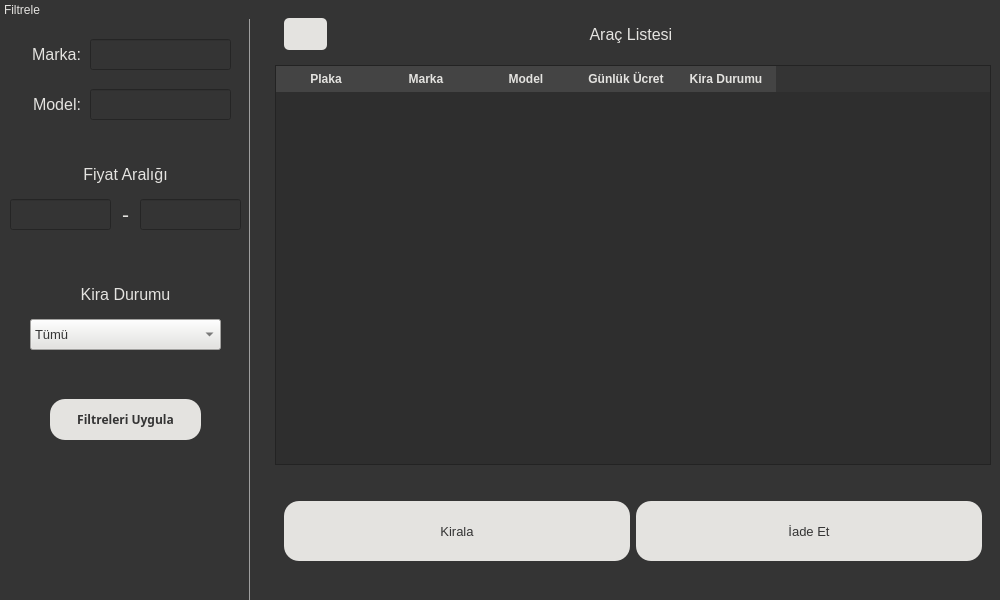
<?xml version="1.0" encoding="UTF-8"?>
<ui version="4.0">
 <class>MainWindow</class>
 <widget class="QMainWindow" name="MainWindow">
  <property name="geometry">
   <rect>
    <x>0</x>
    <y>0</y>
    <width>1000</width>
    <height>600</height>
   </rect>
  </property>
  <property name="minimumSize">
   <size>
    <width>1000</width>
    <height>600</height>
   </size>
  </property>
  <property name="maximumSize">
   <size>
    <width>1000</width>
    <height>600</height>
   </size>
  </property>
  <property name="windowTitle">
   <string>User Page</string>
  </property>
  <property name="styleSheet">
   <string notr="true">* {
    selection-background-color: #343434;   /* Seçim arkası */
    selection-color: #e4e3e0;              /* Seçili metnin rengi */
}
#MainWindow{
background-color: #343434
}
#centralwidget{
background-color: #343434
}
#dockWidget{
color: #e4e3e0;
background-color: #545454
}
#dockWidgetContents{
background-color: #343434
}
QLabel{
color: #e4e3e0
}
QMessageBox QLabel{
color: #000000
}
QMessageBox QPushButton {
    border: 1px solid #000000;
    border-radius: 4px;
    padding: 4px 12px;
}

QLineEdit{
color: #e4e3e0;
background-color: #343434;
selection-background-color: #e4e3e0;   /* Seçim arkası */
selection-color: #343434;              /* Seçili metnin rengi */
}
QDateEdit {
    color: #e4e3e0;
    background-color: #343434;
	selection-background-color: #e4e3e0;
    selection-color: #343434;
}
QSpinBox{
	background-color: #343434;
	color: #e4e3e0;
	selection-background-color: #e4e3e0;
    selection-color: #343434;
}
QComboBox {
    color: #343434;
    background-color: #e4e3e0;
}
QPushButton{
background-color: #e4e3e0;
color: #343434;
border-radius: 15px;   /* Yuvarlamayı artır */
}
#pushButton_filtrele{
border-radius: 5px;   /* Yuvarlamayı artır */
}

/* Tablo arka planı */
QTableWidget {
    background-color: #2E2E2E;
    color: #e4e3e0;
    gridline-color: #555;
    selection-background-color: #4C8BF5;
    selection-color: white;
}

QHeaderView {
    background-color: #343434;   /* boş kalan tüm alan */
}
QTableCornerButton::section {
    background-color: #343434;   /* sol üst köşedeki buton */
}

/* Sütun başlıkları */
QHeaderView::section {
    background-color: #444444;
    color: #e4e3e0;
    padding: 4px;
    border: none;
    font-weight: bold;
}

/* Hücrelerin arka planı */
QTableWidget::item {
    background-color: #2E2E2E;
    color: #e4e3e0;
}

/* Seçilen cell */
QTableWidget::item:selected {
    background-color: #e4e3e0;
    color: #343434;
}</string>
  </property>
  <widget class="QWidget" name="centralwidget">
   <property name="sizePolicy">
    <sizepolicy hsizetype="Preferred" vsizetype="Preferred">
     <horstretch>0</horstretch>
     <verstretch>0</verstretch>
    </sizepolicy>
   </property>
   <layout class="QHBoxLayout" name="horizontalLayout">
    <item>
     <spacer name="horizontalSpacer_2">
      <property name="orientation">
       <enum>Qt::Horizontal</enum>
      </property>
      <property name="sizeType">
       <enum>QSizePolicy::Maximum</enum>
      </property>
      <property name="sizeHint" stdset="0">
       <size>
        <width>10</width>
        <height>20</height>
       </size>
      </property>
     </spacer>
    </item>
    <item>
     <layout class="QVBoxLayout" name="verticalLayout">
      <item>
       <widget class="QWidget" name="widget" native="true">
        <property name="sizePolicy">
         <sizepolicy hsizetype="Minimum" vsizetype="Fixed">
          <horstretch>0</horstretch>
          <verstretch>0</verstretch>
         </sizepolicy>
        </property>
        <property name="minimumSize">
         <size>
          <width>600</width>
          <height>50</height>
         </size>
        </property>
        <property name="layoutDirection">
         <enum>Qt::LeftToRight</enum>
        </property>
        <layout class="QHBoxLayout" name="horizontalLayout_3">
         <item>
          <widget class="QPushButton" name="pushButton_filtrele">
           <property name="sizePolicy">
            <sizepolicy hsizetype="Fixed" vsizetype="Fixed">
             <horstretch>0</horstretch>
             <verstretch>0</verstretch>
            </sizepolicy>
           </property>
           <property name="minimumSize">
            <size>
             <width>32</width>
             <height>32</height>
            </size>
           </property>
           <property name="font">
            <font>
             <family>Segoe MDL2 Assets</family>
             <pointsize>12</pointsize>
             <weight>75</weight>
             <bold>true</bold>
             <kerning>true</kerning>
            </font>
           </property>
           <property name="styleSheet">
            <string notr="true"/>
           </property>
           <property name="text">
            <string/>
           </property>
           <property name="icon">
            <iconset>
             <normaloff>../assets/images/filterIcon.png</normaloff>../assets/images/filterIcon.png</iconset>
           </property>
           <property name="iconSize">
            <size>
             <width>32</width>
             <height>32</height>
            </size>
           </property>
          </widget>
         </item>
         <item>
          <widget class="QLabel" name="label">
           <property name="sizePolicy">
            <sizepolicy hsizetype="Preferred" vsizetype="Fixed">
             <horstretch>0</horstretch>
             <verstretch>0</verstretch>
            </sizepolicy>
           </property>
           <property name="minimumSize">
            <size>
             <width>300</width>
             <height>30</height>
            </size>
           </property>
           <property name="font">
            <font>
             <pointsize>12</pointsize>
            </font>
           </property>
           <property name="layoutDirection">
            <enum>Qt::LeftToRight</enum>
           </property>
           <property name="text">
            <string>Araç Listesi            </string>
           </property>
           <property name="alignment">
            <set>Qt::AlignCenter</set>
           </property>
          </widget>
         </item>
        </layout>
       </widget>
      </item>
      <item>
       <widget class="QTableWidget" name="tableWidget_aracListesi">
        <property name="sizePolicy">
         <sizepolicy hsizetype="Expanding" vsizetype="Preferred">
          <horstretch>0</horstretch>
          <verstretch>0</verstretch>
         </sizepolicy>
        </property>
        <property name="minimumSize">
         <size>
          <width>620</width>
          <height>400</height>
         </size>
        </property>
        <property name="focusPolicy">
         <enum>Qt::NoFocus</enum>
        </property>
        <property name="layoutDirection">
         <enum>Qt::LeftToRight</enum>
        </property>
        <property name="horizontalScrollBarPolicy">
         <enum>Qt::ScrollBarAlwaysOff</enum>
        </property>
        <property name="editTriggers">
         <set>QAbstractItemView::NoEditTriggers</set>
        </property>
        <property name="tabKeyNavigation">
         <bool>false</bool>
        </property>
        <property name="showDropIndicator" stdset="0">
         <bool>false</bool>
        </property>
        <property name="dragDropOverwriteMode">
         <bool>false</bool>
        </property>
        <property name="selectionMode">
         <enum>QAbstractItemView::SingleSelection</enum>
        </property>
        <property name="selectionBehavior">
         <enum>QAbstractItemView::SelectRows</enum>
        </property>
        <property name="textElideMode">
         <enum>Qt::ElideMiddle</enum>
        </property>
        <column>
         <property name="text">
          <string>Plaka</string>
         </property>
         <property name="font">
          <font>
           <weight>75</weight>
           <bold>true</bold>
           <underline>true</underline>
          </font>
         </property>
        </column>
        <column>
         <property name="text">
          <string>Marka</string>
         </property>
         <property name="font">
          <font>
           <weight>75</weight>
           <bold>true</bold>
           <underline>true</underline>
          </font>
         </property>
        </column>
        <column>
         <property name="text">
          <string>Model</string>
         </property>
         <property name="font">
          <font>
           <weight>75</weight>
           <bold>true</bold>
           <underline>true</underline>
          </font>
         </property>
        </column>
        <column>
         <property name="text">
          <string>Günlük Ücret</string>
         </property>
         <property name="font">
          <font>
           <weight>75</weight>
           <bold>true</bold>
           <underline>true</underline>
          </font>
         </property>
        </column>
        <column>
         <property name="text">
          <string>Kira Durumu</string>
         </property>
         <property name="font">
          <font>
           <weight>75</weight>
           <bold>true</bold>
           <underline>true</underline>
          </font>
         </property>
        </column>
       </widget>
      </item>
      <item>
       <widget class="QWidget" name="widget_3" native="true">
        <layout class="QHBoxLayout" name="horizontalLayout_2">
         <item>
          <widget class="QPushButton" name="pushButton_kirala">
           <property name="sizePolicy">
            <sizepolicy hsizetype="Minimum" vsizetype="Fixed">
             <horstretch>0</horstretch>
             <verstretch>0</verstretch>
            </sizepolicy>
           </property>
           <property name="minimumSize">
            <size>
             <width>300</width>
             <height>60</height>
            </size>
           </property>
           <property name="font">
            <font>
             <pointsize>10</pointsize>
            </font>
           </property>
           <property name="layoutDirection">
            <enum>Qt::LeftToRight</enum>
           </property>
           <property name="text">
            <string>Kirala</string>
           </property>
          </widget>
         </item>
         <item>
          <widget class="QPushButton" name="pushButton_iadeEt">
           <property name="sizePolicy">
            <sizepolicy hsizetype="Minimum" vsizetype="Fixed">
             <horstretch>0</horstretch>
             <verstretch>0</verstretch>
            </sizepolicy>
           </property>
           <property name="minimumSize">
            <size>
             <width>300</width>
             <height>60</height>
            </size>
           </property>
           <property name="maximumSize">
            <size>
             <width>16777215</width>
             <height>16777215</height>
            </size>
           </property>
           <property name="font">
            <font>
             <pointsize>10</pointsize>
            </font>
           </property>
           <property name="layoutDirection">
            <enum>Qt::LeftToRight</enum>
           </property>
           <property name="text">
            <string>İade Et</string>
           </property>
          </widget>
         </item>
        </layout>
       </widget>
      </item>
     </layout>
    </item>
   </layout>
  </widget>
  <widget class="QDockWidget" name="dockWidget">
   <property name="enabled">
    <bool>true</bool>
   </property>
   <property name="sizePolicy">
    <sizepolicy hsizetype="Fixed" vsizetype="Preferred">
     <horstretch>0</horstretch>
     <verstretch>0</verstretch>
    </sizepolicy>
   </property>
   <property name="minimumSize">
    <size>
     <width>250</width>
     <height>400</height>
    </size>
   </property>
   <property name="maximumSize">
    <size>
     <width>250</width>
     <height>40000</height>
    </size>
   </property>
   <property name="features">
    <set>QDockWidget::NoDockWidgetFeatures</set>
   </property>
   <property name="allowedAreas">
    <set>Qt::LeftDockWidgetArea</set>
   </property>
   <property name="windowTitle">
    <string>Filtrele</string>
   </property>
   <attribute name="dockWidgetArea">
    <number>1</number>
   </attribute>
   <widget class="QWidget" name="dockWidgetContents">
    <widget class="QLabel" name="label_2">
     <property name="geometry">
      <rect>
       <x>10</x>
       <y>20</y>
       <width>71</width>
       <height>31</height>
      </rect>
     </property>
     <property name="font">
      <font>
       <pointsize>12</pointsize>
      </font>
     </property>
     <property name="text">
      <string>Marka:</string>
     </property>
     <property name="alignment">
      <set>Qt::AlignRight|Qt::AlignTrailing|Qt::AlignVCenter</set>
     </property>
    </widget>
    <widget class="QLineEdit" name="lineEdit_markaFiltrele">
     <property name="geometry">
      <rect>
       <x>90</x>
       <y>20</y>
       <width>141</width>
       <height>31</height>
      </rect>
     </property>
     <property name="font">
      <font>
       <pointsize>10</pointsize>
      </font>
     </property>
    </widget>
    <widget class="QLabel" name="label_3">
     <property name="geometry">
      <rect>
       <x>10</x>
       <y>70</y>
       <width>71</width>
       <height>31</height>
      </rect>
     </property>
     <property name="font">
      <font>
       <pointsize>12</pointsize>
      </font>
     </property>
     <property name="text">
      <string>Model:</string>
     </property>
     <property name="alignment">
      <set>Qt::AlignRight|Qt::AlignTrailing|Qt::AlignVCenter</set>
     </property>
    </widget>
    <widget class="QLineEdit" name="lineEdit_modelFiltrele">
     <property name="geometry">
      <rect>
       <x>90</x>
       <y>70</y>
       <width>141</width>
       <height>31</height>
      </rect>
     </property>
     <property name="font">
      <font>
       <pointsize>10</pointsize>
      </font>
     </property>
    </widget>
    <widget class="QLineEdit" name="lineEdit_minFiyat">
     <property name="geometry">
      <rect>
       <x>10</x>
       <y>180</y>
       <width>101</width>
       <height>31</height>
      </rect>
     </property>
     <property name="font">
      <font>
       <pointsize>10</pointsize>
      </font>
     </property>
    </widget>
    <widget class="QLabel" name="label_4">
     <property name="geometry">
      <rect>
       <x>0</x>
       <y>140</y>
       <width>251</width>
       <height>31</height>
      </rect>
     </property>
     <property name="font">
      <font>
       <pointsize>12</pointsize>
      </font>
     </property>
     <property name="text">
      <string>Fiyat Aralığı</string>
     </property>
     <property name="alignment">
      <set>Qt::AlignCenter</set>
     </property>
    </widget>
    <widget class="QLabel" name="label_5">
     <property name="geometry">
      <rect>
       <x>110</x>
       <y>180</y>
       <width>31</width>
       <height>31</height>
      </rect>
     </property>
     <property name="font">
      <font>
       <pointsize>16</pointsize>
      </font>
     </property>
     <property name="text">
      <string>-</string>
     </property>
     <property name="alignment">
      <set>Qt::AlignCenter</set>
     </property>
    </widget>
    <widget class="QLineEdit" name="lineEdit_maxFiyat">
     <property name="geometry">
      <rect>
       <x>140</x>
       <y>180</y>
       <width>101</width>
       <height>31</height>
      </rect>
     </property>
     <property name="font">
      <font>
       <pointsize>10</pointsize>
      </font>
     </property>
    </widget>
    <widget class="QComboBox" name="comboBox_kiraDurumuFiltrele">
     <property name="geometry">
      <rect>
       <x>30</x>
       <y>300</y>
       <width>191</width>
       <height>31</height>
      </rect>
     </property>
     <property name="font">
      <font>
       <pointsize>10</pointsize>
      </font>
     </property>
     <item>
      <property name="text">
       <string>Tümü</string>
      </property>
     </item>
     <item>
      <property name="text">
       <string>Müsait olanları göster</string>
      </property>
     </item>
     <item>
      <property name="text">
       <string>Kirada olanları göster</string>
      </property>
     </item>
    </widget>
    <widget class="QLabel" name="label_18">
     <property name="geometry">
      <rect>
       <x>0</x>
       <y>260</y>
       <width>251</width>
       <height>31</height>
      </rect>
     </property>
     <property name="font">
      <font>
       <pointsize>12</pointsize>
      </font>
     </property>
     <property name="text">
      <string>Kira Durumu</string>
     </property>
     <property name="alignment">
      <set>Qt::AlignCenter</set>
     </property>
    </widget>
    <widget class="QPushButton" name="pushButton_filtreUygula">
     <property name="geometry">
      <rect>
       <x>50</x>
       <y>380</y>
       <width>151</width>
       <height>41</height>
      </rect>
     </property>
     <property name="font">
      <font>
       <family>Nirmala UI Semilight</family>
       <pointsize>9</pointsize>
       <weight>75</weight>
       <bold>true</bold>
      </font>
     </property>
     <property name="text">
      <string>Filtreleri Uygula</string>
     </property>
    </widget>
    <widget class="Line" name="line">
     <property name="geometry">
      <rect>
       <x>240</x>
       <y>0</y>
       <width>21</width>
       <height>2000</height>
      </rect>
     </property>
     <property name="orientation">
      <enum>Qt::Vertical</enum>
     </property>
    </widget>
   </widget>
  </widget>
 </widget>
 <resources/>
 <connections/>
</ui>
